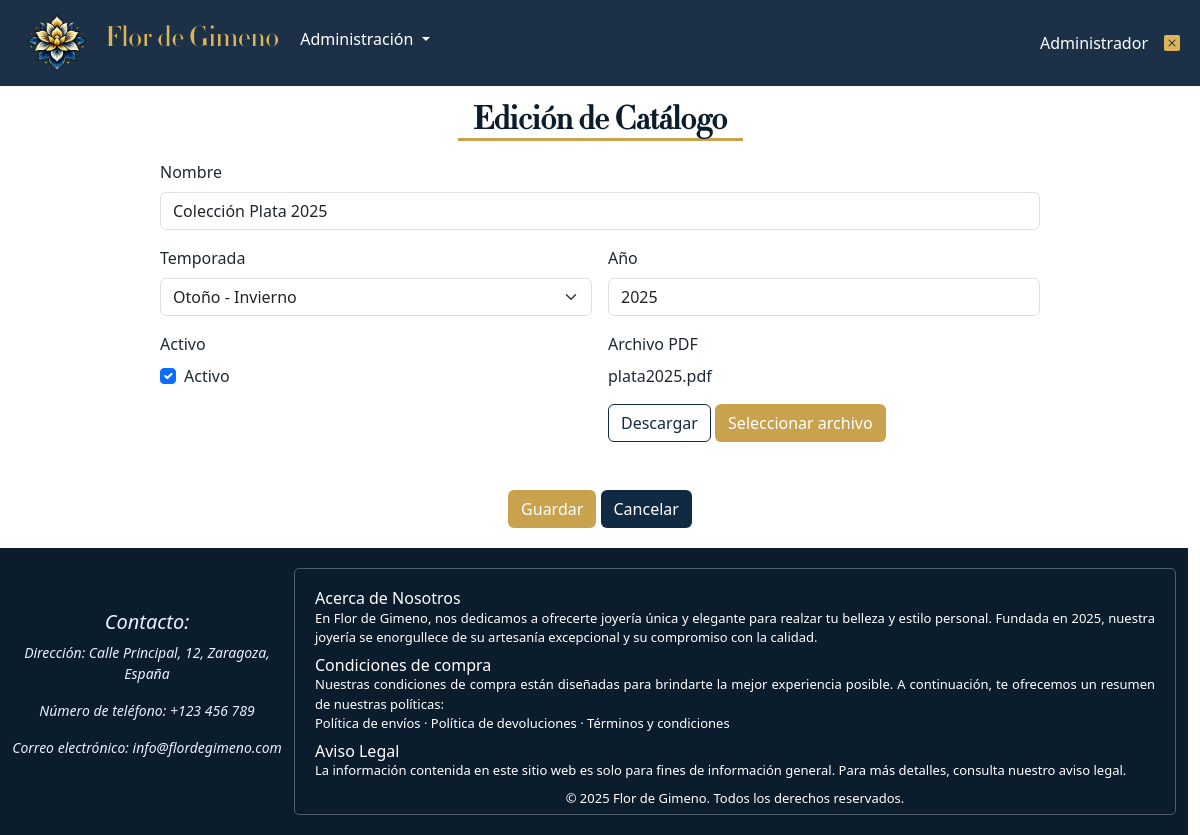
/formCatalogos.php?id=2&pag=1 (signed in), run on the app's committed database.
### tables this page shows
CREATE TABLE catalogos (
    idCatalogo INT AUTO_INCREMENT PRIMARY KEY,
    nombre VARCHAR(150) NOT NULL,
    temporada VARCHAR(100),
    año INT,
    archivoPDF VARCHAR(255),
    activo BIT(1) DEFAULT 1
);

### modelos/catalogo.php (called while the page is built, shortened)
<?php
class Catalogo {
    public static function cargar($id){
        $bd = abrirBD();
        $st = $bd->prepare("SELECT * FROM catalogos WHERE idCatalogo=?");
        $st->bind_param('i', $id);
        $ok = $st->execute();
        $res = $st->get_result();
        $catalogo = $res->fetch_object('Catalogo');
        return $catalogo;
    }
}

### lib/funciones.php (called while the page is built, shortened)
<?php
function e($s){
    return htmlspecialchars($s, ENT_QUOTES);
}

### formCatalogos.php (the view, shortened to what this page needs)
<?php
require_once __DIR__.'/modelos/catalogo.php';
require_once __DIR__.'/lib/funciones.php';
if (isset($_SESSION['errores'])) {
    $errores = $_SESSION['errores'];
    $catalogo = $_SESSION['datos'];
    $id = $catalogo->idCatalogo;
    unset($_SESSION['errores']);
    unset($_SESSION['datos']);
}
else if (isset($_GET['id'])) {
    $errores = [];
    $id = $_GET['id'];
    $catalogo = Catalogo::cargar($id);
    $pag = $_GET['pag'];
}
else {
    $errores = [];
    $id = 0;
    $catalogo = new Catalogo();
}
if ($id == 0) {
    $tituloPagina = "Flor de Gimeno | Nuevo Catálogo";
    $titulo = "Nuevo Catálogo";
}
else {
    $titulo = "Edición de Catálogo";
}
include __DIR__.'/include/cabecera.php';
include __DIR__.'/include/menu.php';
?>
<div class="row" style="justify-content: center;">
    <h3 id="tituloFormularios"><?=$titulo?></h3>
    <form action="guardarCatalogo.php?id=<?= e($catalogo->idCatalogo)?><?php if (isset($_GET['id'])):?>&pag=<?=$pag?><?php endif;?>"
        method="POST" class="row g-3" style="margin-top: -5px; margin-bottom: 20px; width: 80%;" enctype="multipart/form-data">
        <div class="col-md-12">
            <label class="form-label" for="nombre">
                Nombre
            </label>
            <input type="text" id="nombre" name="nombre" class="form-control
                <?php if (isset($errores['nombre'])): echo 'is-invalid'; endif;?>"
                placeholder="Nombre:" value="<?= e($catalogo->nombre)?>"/>
        </div>
        <div class="col-md-6">
            <label class="form-label" for="temporada">
                Temporada
            </label>
            <select id="temporada" name="temporada" class="form-select">
                <option value="Otoño-Invierno" <?= ($catalogo->temporada=='Otoño-Invierno')?'selected':'' ?>>Otoño - Invierno</option>
            </select>
        </div>
        <div class="col-md-6">
            <label class="form-label" for="año">
                Año
            </label>
            <input type="number" id="año" name="año" class="form-control
                <?php if (isset($errores['año'])): echo 'is-invalid'; endif;?>"
                placeholder="Año:" value="<?= e($catalogo->año ?? date('Y')) ?>"
                step="1" min="2000"/>
        </div>
        <div class="col-md-6">
            <label class="form-label" for="activo">
                Activo
            </label>
            <div class="form-check">
                <input type="checkbox" id="activo" name="activo" class="form-check-input"
                    value="1" <?php if (!isset($catalogo->activo) || $catalogo->activo == 1) echo 'checked'; ?> />
                <label class="form-check-label" for="activo">
                    Activo
                </label>
            </div>
        </div>
        <div class="col-md-6">
            <label class="form-label">Archivo PDF</label>
            <div id="archivoContainer">
                <?php if($id != 0 && !empty($catalogo->archivoPDF)) : ?>
                    <p id="nombreArchivo"><?= e($catalogo->archivoPDF) ?></p>
                    <a href="ficheros/<?= e($catalogo->idCatalogo) . '_' . e($catalogo->archivoPDF) ?>" id="btnDescargar" class="btn btn-outline-secondary" download>Descargar</a>
                <?php endif; ?>
                <button type="button" id="btnSelect" class="btn btn-ok">Seleccionar archivo</button>
            </div>
        </div>
        <div class="col-12 text-center mt-5">
            <button type="submit" class="btn btn-ok" id="btnGuardarCatalogo">
                Guardar
            </button>
            <a href="listadoCatalogos.php<?php if(isset($_GET['id'])):?>?pag=<?=$pag?><?php endif;?>" class="btn btn-cancelar">
                Cancelar
            </a>
        </div>
    </form>
</div>
<?php include __DIR__.'/include/scripts.php';?>
<?php include __DIR__.'/include/pie.php';?>

### css/estilos.css (style rules this page uses)
body { padding-top: 90px; background-color: #FFFFFF; color: #1F2933; }
#tituloFormularios { margin-top: 10px; width: 25%; text-align: center; font-size: xx-large; font-family: 'Flor'; font-weight: bold; border-bottom: 3px solid #C9A24D; color: #0B1C2D; }
.btn-outline-secondary { color: #102A43; border-color: #102A43; }
.btn-ok { background-color: #C9A24D; color: white; }
.btn-cancelar { background-color: #102A43; color: white; }

### data on the page
catalogos: nombre "Colección Plata 2025", temporada "Otoño - Invierno", año "2025", activo "☑", archivoPDF "plata2025.pdf"

### other printed values
$usuario->nombre "Administrador"
$titulo "Edición de Catálogo"
